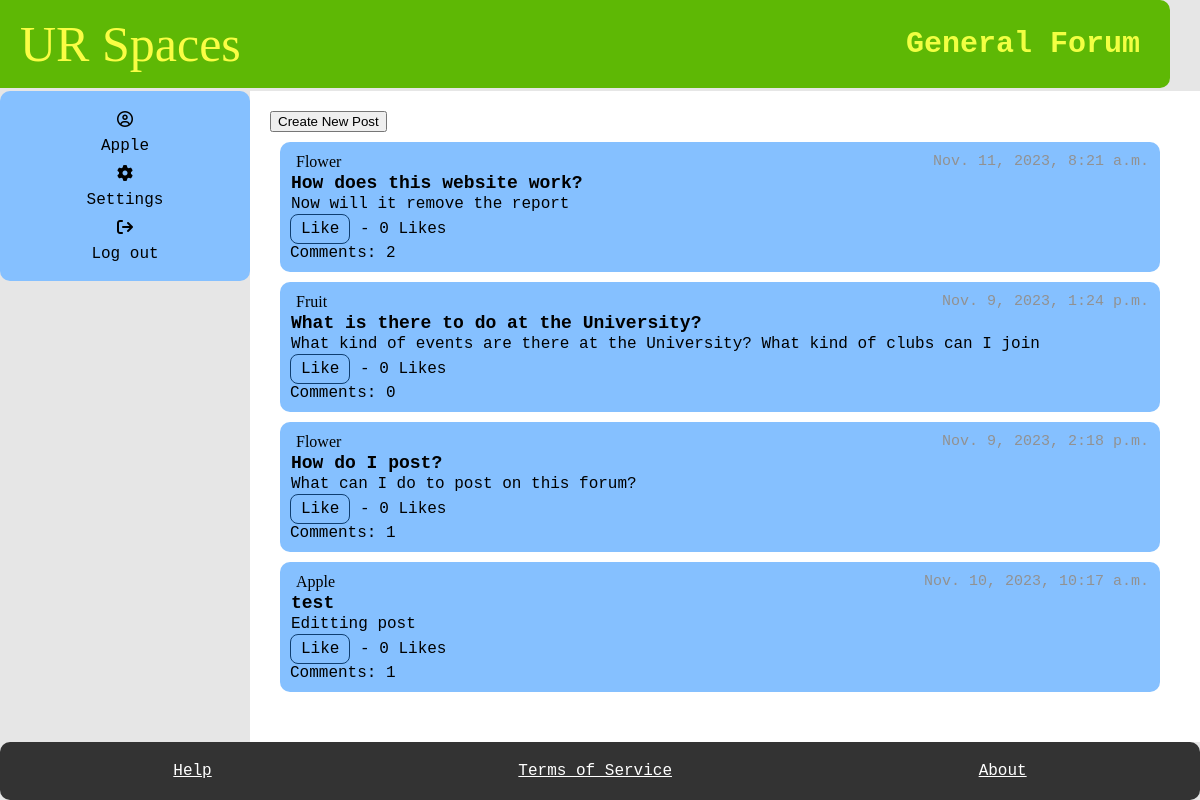
Before: /subforum/general-forum/ (signed in) with the older database file.
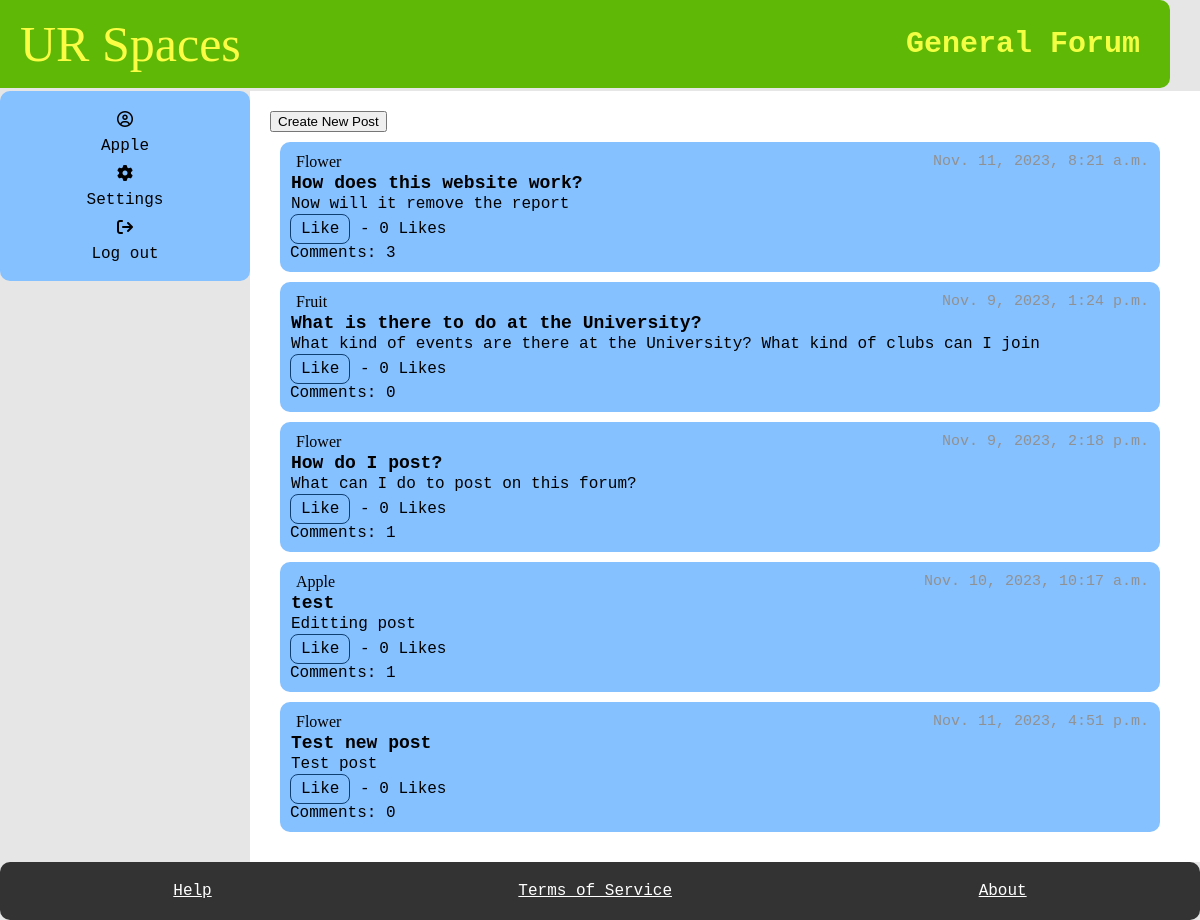
After: the same page with the newer database file.
### myapp/models.py (models this page shows, shortened)
class Posts(models.Model):
    User_ID = models.ForeignKey(Student, on_delete=models.CASCADE)
    SubForum_ID = models.ForeignKey(SubForum, default= 1, on_delete=models.CASCADE)
    post_name = models.TextField(max_length=400)
    contents = models.TextField()
    count_likes = models.IntegerField(default=0, blank=True, )
    locked = models.BooleanField(default=False)
    pin = models.BooleanField(default=False)
    reported = models.BooleanField(default=False)
    post_date = models.DateTimeField(auto_now_add=True)
    slug = models.SlugField(max_length=400, unique=True, blank=True)
    likes = models.ManyToManyField(User, related_name="post_like")
    def total_likes(self):
        return self.likes.count()
    def get_url(self):
        return reverse("posts", kwargs={
            "slug":self.slug
        })
    @property
    def num_comments(self):
        return Comment.objects.filter(Post_ID = self, User_ID__banned =False).count()

class Student(models.Model):
    User_ID = models.ForeignKey(User, on_delete=models.CASCADE)
    bio = models.TextField(default="Please add bio in settings", blank=True)
    banned = models.BooleanField(default=False)
    avatar =ResizedImageField(size=[50, 80], quality=100, upload_to="authors", default=None, null=True, blank=True)
    reported = models.BooleanField(default=False)
    slug = models.SlugField(max_length=400, unique=True, blank=True)
    def get_url(self):
        return reverse("user", kwargs={
            "slug":self.slug
        })

### myapp/views.py (the view, shortened to what this page needs)
# urls.py: path("subforum/<slug>/", subforum, name="subforum"),
@login_required
def subforum(request, slug, pk=None):
    forum = get_object_or_404(SubForum, slug=slug)
    post = Posts.objects.filter(SubForum_ID = forum, User_ID__banned =False)
    pinnedPosts = Posts.objects.filter(SubForum_ID = forum, User_ID__banned =False, pin =True)
    unpinnedPosts = Posts.objects.filter(SubForum_ID = forum, User_ID__banned =False, pin =False)
    user = request.user
    currentUser = User.objects.get(username = user)
    error = False
    if post.exists():
        if pk:
            updatePost = post.get(pk = pk)
            if "pinPost" in request.POST:
                pinPost = Posts.objects.get(pk = pk)
                pinPost.User_ID = updatePost.User_ID
                pinPost.SubForum_ID = forum
                pinPost.post_name =updatePost.post_name
                pinPost.contents =updatePost.contents
                pinPost.post_date =updatePost.post_date
                pinPost.count_likes = updatePost.count_likes
                pinPost.reported = updatePost.reported
                pinPost.pin = True
                pinPost.locked = updatePost.locked
                pinPost.slug = updatePost.slug
                pinPost.save()
                pinnedPosts = Posts.objects.filter(SubForum_ID = forum, User_ID__banned =False, pin =True)
                unpinnedPosts = Posts.objects.filter(SubForum_ID = forum, User_ID__banned =False, pin =False)
            if "unpinPost" in request.POST:
                pinPost = Posts.objects.get(pk = pk)
                pinPost.User_ID = updatePost.User_ID
                pinPost.SubForum_ID = forum
                pinPost.post_name =updatePost.post_name
                pinPost.contents =updatePost.contents
                pinPost.post_date =updatePost.post_date
                pinPost.count_likes = updatePost.count_likes
                pinPost.reported = updatePost.reported
                pinPost.pin = False
                pinPost.locked = updatePost.locked
                pinPost.slug = updatePost.slug
                pinPost.save()
                pinnedPosts = Posts.objects.filter(SubForum_ID = forum, User_ID__banned =False, pin =True)
                unpinnedPosts = Posts.objects.filter(SubForum_ID = forum, User_ID__banned =False, pin =False)
    try:
        moderator = Moderator.objects.get(User_ID = currentUser)
    except:
        moderator = None
    if moderator is None:
        student = Student.objects.get(User_ID = currentUser)
    context = {
        "forum": forum,
        "post" : post,
        "error": error,
        "moderator": moderator,
        "pinnedPosts": pinnedPosts,
        "unpinnedPosts": unpinnedPosts,
    }
    return render(request, "subforum.html", context)

### myapp/templates/subforum.html (shortened to what this page needs)
{% extends 'base.html' %}
    {% block title %}
    <h1>{{forum.sub_name}}</h1>
    {% endblock %}
    {% block content %}
    <main>
      {%if moderator is None%}
      <button onclick="reveal()", type="submit", name="createPost", value="createPost">Create New Post</button>
      {%endif%}
      {% for field in unpinnedPosts%}
        <section class="box" >
        <div class="post-item">
          {%if  field.User_ID.User_ID.username  == request.user.username%}
                <a href="{% url 'profile' %}" class="name"> {{field.User_ID.User_ID.username}}  </a>
          {%else%}
                <a href="{{field.User_ID.get_url}}" class="name"> {{field.User_ID.User_ID.username}}  </a>
          {% endif %}
            <span class="date"> {{field.post_date}} </span>
        </div>
        <div class="post-item">
          <a href="{{field.get_url}}" class="item2"> {{field.post_name}}  </a>
          </div>
        <div class="post-item">
          <span> {{field.contents}}</span>
        </div>
        <div>
          <form action="{% url 'post_like' field.id %}" method="POST">
            <button type="submit" name="post_id" value="{{field.id}}" class="btn btn-info">Like</button> - {{ field.total_likes }} Likes
          </form>
          <a href="{{field.get_url}}"> Comments: {{field.num_comments}} </a>
      </section>
      {% endfor %}
    </main>
    {% endblock %}

Changed rows visible on the page:
computed for Posts "How does this website work?": num_comments "2" → "3"
added Posts: User_ID.User_ID.username "Flower", post_date "Nov. 11, 2023, 4:51 p.m.", post_name "Test new post", contents "Test post", total_likes "0", num_comments "0"
